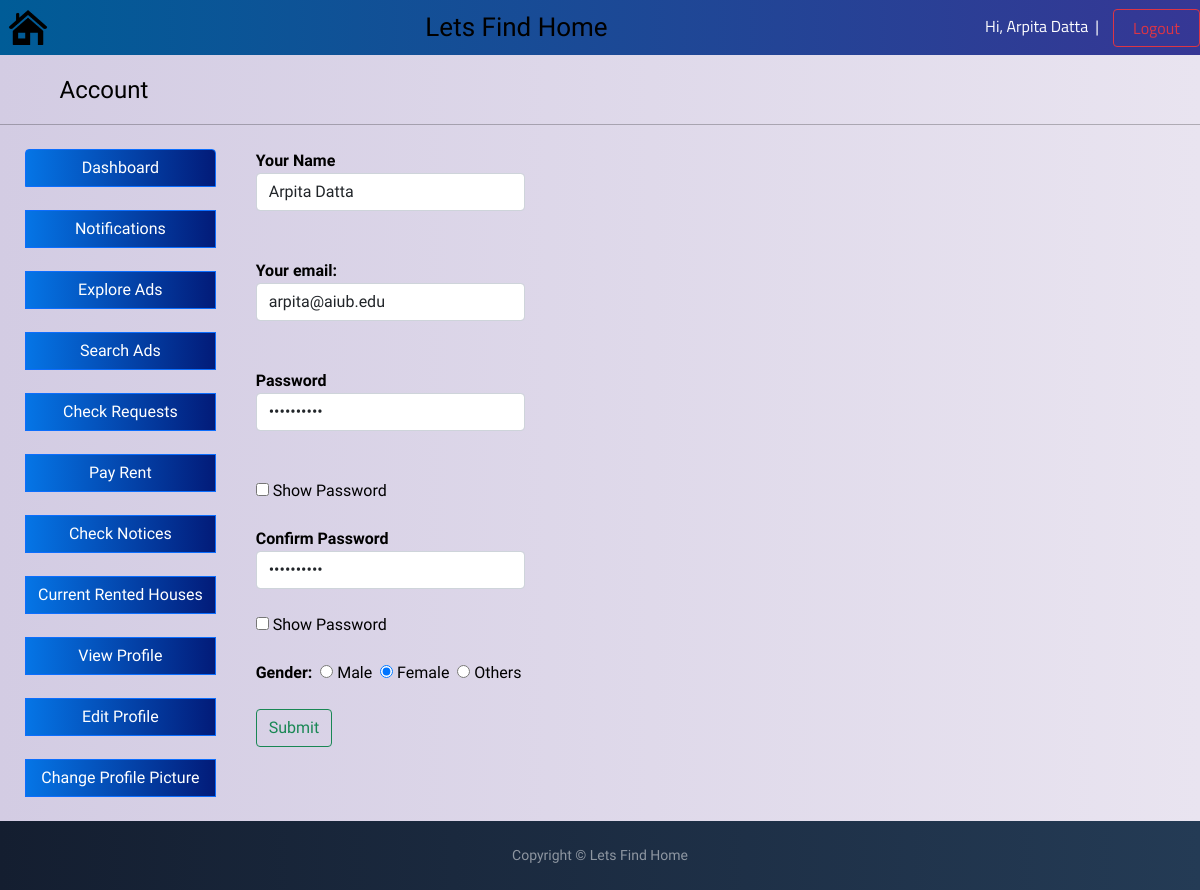
The page /Renter/view/Editprofile.php (signed in) on the database its author committed.
### tables this page shows
CREATE TABLE `renters` (
  `name` varchar(40) NOT NULL,
  `email` varchar(40) NOT NULL,
  `nid` varchar(40) NOT NULL,
  `password` varchar(30) NOT NULL,
  `gender` varchar(10) NOT NULL,
  `dob` varchar(30) NOT NULL,
  `Image` varchar(100) NOT NULL
);

### Renter/model/Model.php (called while the page is built, shortened)
<?php
function getUserInfo($data)
{
    $conn = db_conn();
    $selectQuery = "SELECT * FROM `renters` where nid = ?";
    try {
        $stmt = $conn->prepare($selectQuery);
        $stmt->execute([$data["NID"]]);
    } catch (PDOException $e) {
        echo $e->getMessage();
    }
    $row = $stmt->fetch(PDO::FETCH_ASSOC);
    if (!empty($row)) {
        return $row;
    }
}

### Renter/controller/getuserData.php (called while the page is built, shortened)
<?php
include '../model/Model.php';
class getDataFromFile{
    function checkFromFiles($data){
        return getUserInfo($data);
    }
}
?>

### Renter/view/Editprofile.php (the view, shortened to what this page needs)
<?php
if (isset($_SESSION["NID"])) {
    $data = array(
        'NID' => $_SESSION["NID"],
    );
    require_once '../controller/getuserData.php';
}
?>
<?php
include '../header.php';
?>
<html>
<head>
    <link href="https://cdn.jsdelivr.net/npm/bootstrap@5.1.3/dist/css/bootstrap.min.css" rel="stylesheet">
    <link rel="stylesheet" href="../css/dashboard_styles.css">
</head>
<body class="bd">
    <br><br><br>
    <legend>&nbsp; &nbsp; &nbsp; &nbsp;&nbsp; &nbsp;Account
        <hr>
    </legend>
    <div style="display: flex;">
        <div>
            <?php
            include "menu.php";
            ?>
        </div>
        <div style="display: inline-block; padding-left: 40px;">
            <form onsubmit="return editprofilevalidation()" method="POST" action="<?php echo htmlspecialchars($_SERVER["PHP_SELF"]); ?>" enctype="multipart/form-data">
                <label><b>Your Name</b></label><br>
                <input type="text" name="name" id="name" value="<?php echo $renter['name']; ?>" placeholder="Full Name" onkeyup="return nameverification()" onblur="return nameverification()" class="form-control" data-toggle="tooltip" data-placement="top" title="">
                <br><br>
                <label><b>Your email:</b>&nbsp; </label><br>
                <input type="text" name="email" id="email" onkeyup="return emailVerification()" onblur="return emailVerification()" value="<?php echo $Email; ?>" placeholder="Email" class="form-control" data-toggle="tooltip" data-placement="top" title="">
                <br></br>
                <label><b>Password</b></label><br>
                <input type="password" name="pass" onkeyup="return passVerification()" onblur="return passVerification()" class="form-control" id="pas" placeholder="Password" value="<?php echo $Password; ?>" class="form-control" data-toggle="tooltip" data-placement="top" title="">
                <br><br>
                <input type="checkbox" onclick="myFunction()"> Show Password <br><br>
                <label><b>Confirm Password</b></label><br>
                <input type="password" name="Cpass" id="Cpass" onkeyup="return cpassVerification()" onblur="return cpassVerification()" value="<?php echo $Password; ?>" placeholder="Confirm Password" class="form-control" data-toggle="tooltip" data-placement="top" title="">
                    <br>
                <input type="checkbox" onclick="myFunction1()"> Show Password <br><br>
                <label><b> Gender:</b>&nbsp;</label>
                <input type="radio" id="m" name="gender" onclick="return genderVerification()" value="Male" <?php if ($Gender == "Male") {
                                                                                                                echo "checked";
                                                                                                            } ?>> Male&nbsp;
                <input type="radio" id="f" name="gender" onclick="return genderVerification()" value="Female" <?php if ($Gender == "Female") {
                                                                                                                    echo "checked";
                                                                                                                } ?>> Female&nbsp;
                <input type="radio" id="p" name="gender" onclick="return genderVerification()" value="Others" <?php if ($Gender == "Others") {
                                                                                                                    echo "checked";
                                                                                                                } ?>> Others&nbsp;
                <br></br>
                <input type="submit" class="btn btn-outline-success" name="edit" value="Submit"><br>
            </form>
        </div>
    </div>
    <?php
    include "footer.php";
    ?>
</body>
</html>

### Renter/header.php (shortened to what this page needs)
<?php
$Name = $Email = $Gender = $Password = $Image = "";
if (isset($_SESSION["NID"])) {
    $NID = $_SESSION["NID"];
    $data = array(
        'NID' => $NID
    );
    require_once '../controller/getUserData.php';
    $renterdashboard = new getDataFromFile($data);
    $renter=$renterdashboard->checkFromFiles($data);
    $Name=$renter['name'];
    $Gender=$renter['gender'];
    $Email=$renter['email'];
    $Password=$renter['password'];
}
?>
<!DOCTYPE html>
<html>
    <head>
    <link href="https://cdn.jsdelivr.net/npm/bootstrap@5.1.3/dist/css/bootstrap.min.css" rel="stylesheet">
</head>
    <body>
      <nav class="navbar fixed-top navbar-dark bg-primary" style="background: linear-gradient(to right, #005c97, #363795);">
          <div>&nbsp;&nbsp;<img class="rounded float-end" src="../images/logo2.png" width="40px" height="35px"></div>
          <div style="font-family: 'Faster One', cursive;font-size:26px;">Lets Find Home</div>
          <div style="font-family: 'Titillium Web', sans-serif; color:white"><?php echo "Hi, ". $Name;?>&nbsp;&nbsp;|&nbsp;&nbsp;&nbsp;
          <a href="logout.php" style="padding-right:5px" class="btn btn-outline-danger"><span>&nbsp;&nbsp;Logout&nbsp;&nbsp;&nbsp;&nbsp;</span></a></div>
      </nav>
    </body>
</html>

### Renter/css/dashboard_styles.css (style rules this page uses)
.bd { font-family: 'Aleo', serif; background: linear-gradient(to right, #d3cce3, #e9e4f0); background-size: cover; background-position: center; height: 100vh; color: #000; }
hr { color: blue; }

### Renter/css/footer_styles.css (style rules this page uses)
html, body { height: 100%; }
body { background: #007bff; background: linear-gradient(to right, #0062E6, #33AEFF); }

### rows shown on the page
renters: name "Arpita Datta", email "arpita@aiub.edu", gender "☑"
